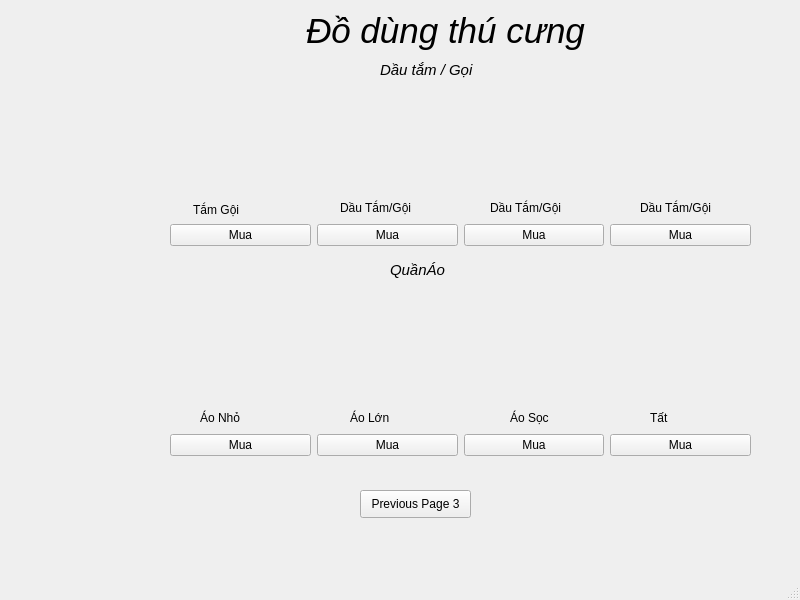
<?xml version="1.0" encoding="UTF-8"?>
<ui version="4.0">
 <class>MainWindow</class>
 <widget class="QMainWindow" name="MainWindow">
  <property name="geometry">
   <rect>
    <x>0</x>
    <y>0</y>
    <width>800</width>
    <height>600</height>
   </rect>
  </property>
  <property name="windowTitle">
   <string>MainWindow</string>
  </property>
  <widget class="QWidget" name="centralwidget">
   <widget class="QLabel" name="label">
    <property name="geometry">
     <rect>
      <x>0</x>
      <y>0</y>
      <width>151</width>
      <height>151</height>
     </rect>
    </property>
    <property name="styleSheet">
     <string notr="true">background-repeat: no-repeat;
background-position: center;
</string>
    </property>
    <property name="text">
     <string/>
    </property>
    <property name="pixmap">
     <pixmap resource="k.qrc">:/newPrefix/Downloads/spa.jpg</pixmap>
    </property>
    <property name="scaledContents">
     <bool>true</bool>
    </property>
   </widget>
   <widget class="QWidget" name="layoutWidget_3">
    <property name="geometry">
     <rect>
      <x>170</x>
      <y>220</y>
      <width>581</width>
      <height>30</height>
     </rect>
    </property>
    <layout class="QHBoxLayout" name="horizontalLayout">
     <item>
      <widget class="QPushButton" name="pushButton">
       <property name="text">
        <string>Mua</string>
       </property>
      </widget>
     </item>
     <item>
      <widget class="QPushButton" name="pushButton_2">
       <property name="text">
        <string>Mua</string>
       </property>
      </widget>
     </item>
     <item>
      <widget class="QPushButton" name="pushButton_3">
       <property name="text">
        <string>Mua</string>
       </property>
      </widget>
     </item>
     <item>
      <widget class="QPushButton" name="pushButton_4">
       <property name="text">
        <string>Mua</string>
       </property>
      </widget>
     </item>
    </layout>
   </widget>
   <widget class="QLabel" name="label_6">
    <property name="geometry">
     <rect>
      <x>190</x>
      <y>200</y>
      <width>111</width>
      <height>20</height>
     </rect>
    </property>
    <property name="text">
     <string> Tắm Gội</string>
    </property>
   </widget>
   <widget class="QLabel" name="label_7">
    <property name="geometry">
     <rect>
      <x>340</x>
      <y>200</y>
      <width>91</width>
      <height>16</height>
     </rect>
    </property>
    <property name="text">
     <string>Dầu Tắm/Gội</string>
    </property>
   </widget>
   <widget class="QLabel" name="label_8">
    <property name="geometry">
     <rect>
      <x>490</x>
      <y>200</y>
      <width>91</width>
      <height>16</height>
     </rect>
    </property>
    <property name="text">
     <string>Dầu Tắm/Gội</string>
    </property>
   </widget>
   <widget class="QLabel" name="label_9">
    <property name="geometry">
     <rect>
      <x>640</x>
      <y>200</y>
      <width>101</width>
      <height>16</height>
     </rect>
    </property>
    <property name="text">
     <string>Dầu Tắm/Gội</string>
    </property>
   </widget>
   <widget class="QLabel" name="label_10">
    <property name="geometry">
     <rect>
      <x>380</x>
      <y>60</y>
      <width>121</width>
      <height>20</height>
     </rect>
    </property>
    <property name="styleSheet">
     <string notr="true">border : none;
font-family: &quot;Times New Roman&quot;;
font-style: italic;
font-size: 15px;</string>
    </property>
    <property name="text">
     <string>Dầu tắm / Gọi</string>
    </property>
   </widget>
   <widget class="QLabel" name="label_12">
    <property name="geometry">
     <rect>
      <x>390</x>
      <y>260</y>
      <width>91</width>
      <height>20</height>
     </rect>
    </property>
    <property name="styleSheet">
     <string notr="true">border : none;
font-family: &quot;Times New Roman&quot;;
font-style: italic;
font-size: 15px;</string>
    </property>
    <property name="text">
     <string>QuầnÁo</string>
    </property>
   </widget>
   <widget class="QWidget" name="layoutWidget_4">
    <property name="geometry">
     <rect>
      <x>170</x>
      <y>430</y>
      <width>581</width>
      <height>30</height>
     </rect>
    </property>
    <layout class="QHBoxLayout" name="horizontalLayout_2">
     <item>
      <widget class="QPushButton" name="pushButton_5">
       <property name="text">
        <string>Mua</string>
       </property>
      </widget>
     </item>
     <item>
      <widget class="QPushButton" name="pushButton_6">
       <property name="text">
        <string>Mua</string>
       </property>
      </widget>
     </item>
     <item>
      <widget class="QPushButton" name="pushButton_7">
       <property name="text">
        <string>Mua</string>
       </property>
      </widget>
     </item>
     <item>
      <widget class="QPushButton" name="pushButton_8">
       <property name="text">
        <string>Mua</string>
       </property>
      </widget>
     </item>
    </layout>
   </widget>
   <widget class="QLabel" name="label_13">
    <property name="geometry">
     <rect>
      <x>200</x>
      <y>410</y>
      <width>55</width>
      <height>16</height>
     </rect>
    </property>
    <property name="text">
     <string>Áo Nhỏ</string>
    </property>
   </widget>
   <widget class="QLabel" name="label_14">
    <property name="geometry">
     <rect>
      <x>650</x>
      <y>410</y>
      <width>55</width>
      <height>16</height>
     </rect>
    </property>
    <property name="text">
     <string>Tất</string>
    </property>
   </widget>
   <widget class="QLabel" name="label_15">
    <property name="geometry">
     <rect>
      <x>510</x>
      <y>410</y>
      <width>55</width>
      <height>16</height>
     </rect>
    </property>
    <property name="text">
     <string>Áo Sọc</string>
    </property>
   </widget>
   <widget class="QLabel" name="label_16">
    <property name="geometry">
     <rect>
      <x>350</x>
      <y>410</y>
      <width>55</width>
      <height>16</height>
     </rect>
    </property>
    <property name="text">
     <string>Áo Lớn</string>
    </property>
   </widget>
   <widget class="QLabel" name="label_2">
    <property name="geometry">
     <rect>
      <x>190</x>
      <y>130</y>
      <width>81</width>
      <height>61</height>
     </rect>
    </property>
    <property name="text">
     <string/>
    </property>
    <property name="pixmap">
     <pixmap>../../../Downloads/tải xuống.jpeg</pixmap>
    </property>
    <property name="scaledContents">
     <bool>true</bool>
    </property>
   </widget>
   <widget class="QLabel" name="label_3">
    <property name="geometry">
     <rect>
      <x>200</x>
      <y>330</y>
      <width>71</width>
      <height>71</height>
     </rect>
    </property>
    <property name="text">
     <string/>
    </property>
    <property name="pixmap">
     <pixmap>../../../Downloads/LR4sLg_simg_de2fe0_500x500_maxb.jpg</pixmap>
    </property>
    <property name="scaledContents">
     <bool>true</bool>
    </property>
   </widget>
   <widget class="QLabel" name="label_4">
    <property name="geometry">
     <rect>
      <x>350</x>
      <y>330</y>
      <width>81</width>
      <height>71</height>
     </rect>
    </property>
    <property name="text">
     <string/>
    </property>
    <property name="pixmap">
     <pixmap>../../../Downloads/tải xuống (5).jpeg</pixmap>
    </property>
    <property name="scaledContents">
     <bool>true</bool>
    </property>
   </widget>
   <widget class="QLabel" name="label_5">
    <property name="geometry">
     <rect>
      <x>480</x>
      <y>320</y>
      <width>101</width>
      <height>81</height>
     </rect>
    </property>
    <property name="text">
     <string/>
    </property>
    <property name="pixmap">
     <pixmap>../../../Downloads/tải xuống (4).jpeg</pixmap>
    </property>
    <property name="scaledContents">
     <bool>true</bool>
    </property>
   </widget>
   <widget class="QLabel" name="label_17">
    <property name="geometry">
     <rect>
      <x>350</x>
      <y>130</y>
      <width>81</width>
      <height>61</height>
     </rect>
    </property>
    <property name="text">
     <string/>
    </property>
    <property name="pixmap">
     <pixmap>../../../Downloads/tải xuống (1).jpeg</pixmap>
    </property>
    <property name="scaledContents">
     <bool>true</bool>
    </property>
   </widget>
   <widget class="QLabel" name="label_18">
    <property name="geometry">
     <rect>
      <x>490</x>
      <y>130</y>
      <width>81</width>
      <height>71</height>
     </rect>
    </property>
    <property name="text">
     <string/>
    </property>
    <property name="pixmap">
     <pixmap>../../../Downloads/tải xuống (2).jpeg</pixmap>
    </property>
    <property name="scaledContents">
     <bool>true</bool>
    </property>
   </widget>
   <widget class="QLabel" name="label_19">
    <property name="geometry">
     <rect>
      <x>640</x>
      <y>130</y>
      <width>81</width>
      <height>71</height>
     </rect>
    </property>
    <property name="text">
     <string/>
    </property>
    <property name="pixmap">
     <pixmap>../../../Downloads/dau-goi-cho-cho-meo-forcans-750ml-1-9456.png</pixmap>
    </property>
    <property name="scaledContents">
     <bool>true</bool>
    </property>
   </widget>
   <widget class="QLabel" name="label_20">
    <property name="geometry">
     <rect>
      <x>640</x>
      <y>330</y>
      <width>91</width>
      <height>71</height>
     </rect>
    </property>
    <property name="text">
     <string/>
    </property>
    <property name="pixmap">
     <pixmap>../../../Downloads/tải xuống (3).jpeg</pixmap>
    </property>
    <property name="scaledContents">
     <bool>true</bool>
    </property>
   </widget>
   <widget class="QPushButton" name="pushButton_9">
    <property name="geometry">
     <rect>
      <x>360</x>
      <y>490</y>
      <width>111</width>
      <height>28</height>
     </rect>
    </property>
    <property name="text">
     <string>Previous Page 3</string>
    </property>
   </widget>
   <widget class="QPushButton" name="pushButton_10">
    <property name="geometry">
     <rect>
      <x>290</x>
      <y>10</y>
      <width>311</width>
      <height>41</height>
     </rect>
    </property>
    <property name="styleSheet">
     <string notr="true">border : none;
font-family: &quot;Times New Roman&quot;;
font-style: italic;
font-size: 35px;</string>
    </property>
    <property name="text">
     <string>Đồ dùng thú cưng</string>
    </property>
   </widget>
   <widget class="QLabel" name="label_11">
    <property name="geometry">
     <rect>
      <x>-10</x>
      <y>0</y>
      <width>811</width>
      <height>581</height>
     </rect>
    </property>
    <property name="text">
     <string/>
    </property>
    <property name="pixmap">
     <pixmap>../../../Downloads/blob-scene-haikei.png</pixmap>
    </property>
    <property name="scaledContents">
     <bool>true</bool>
    </property>
   </widget>
   <zorder>label_11</zorder>
   <zorder>label</zorder>
   <zorder>layoutWidget_3</zorder>
   <zorder>label_6</zorder>
   <zorder>label_7</zorder>
   <zorder>label_8</zorder>
   <zorder>label_9</zorder>
   <zorder>label_10</zorder>
   <zorder>label_12</zorder>
   <zorder>layoutWidget_4</zorder>
   <zorder>label_13</zorder>
   <zorder>label_14</zorder>
   <zorder>label_15</zorder>
   <zorder>label_16</zorder>
   <zorder>label_2</zorder>
   <zorder>label_3</zorder>
   <zorder>label_4</zorder>
   <zorder>label_5</zorder>
   <zorder>label_17</zorder>
   <zorder>label_18</zorder>
   <zorder>label_19</zorder>
   <zorder>label_20</zorder>
   <zorder>pushButton_9</zorder>
   <zorder>pushButton_10</zorder>
  </widget>
  <widget class="QMenuBar" name="menubar">
   <property name="geometry">
    <rect>
     <x>0</x>
     <y>0</y>
     <width>800</width>
     <height>26</height>
    </rect>
   </property>
  </widget>
  <widget class="QStatusBar" name="statusbar"/>
 </widget>
 <resources>
  <include location="k.qrc"/>
 </resources>
 <connections/>
</ui>
